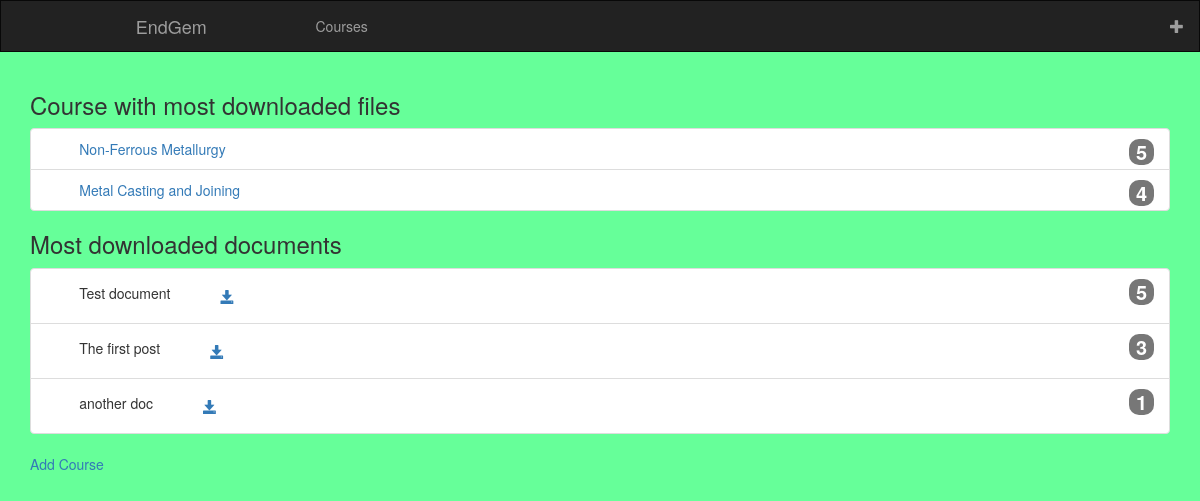
Before: / with the older database file.
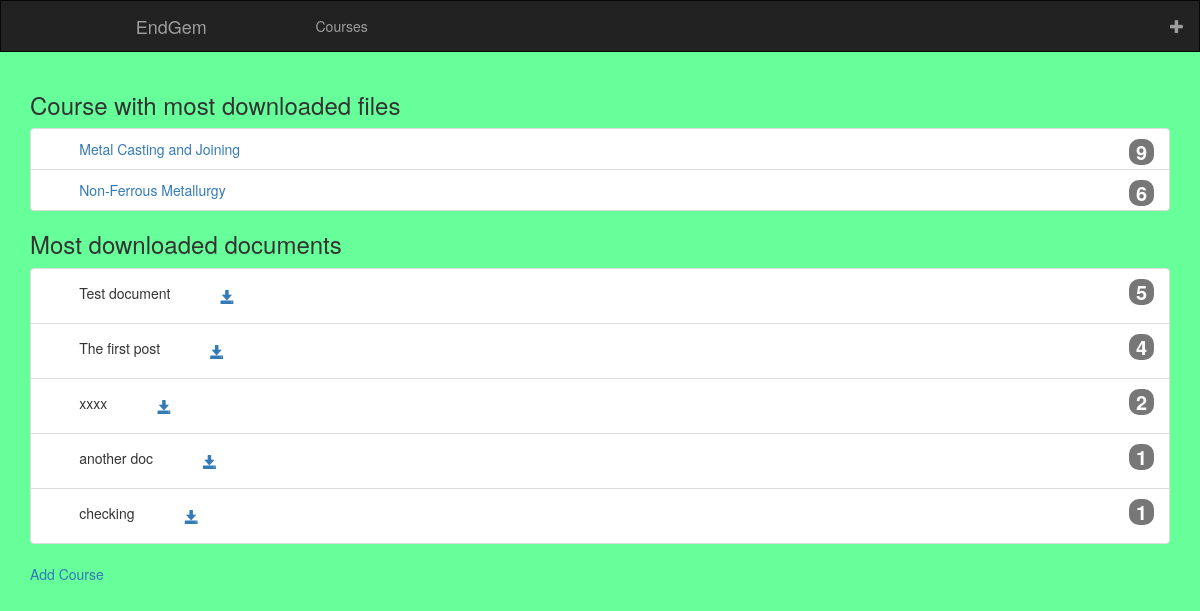
After: the same page with the newer database file.
### course_manager/models.py (models this page shows, shortened)
class Course(models.Model):
	code = models.CharField(max_length=7, unique=True)
	name = models.CharField(max_length=128, unique=True)
	downloads = models.IntegerField(default=0)
	slug = models.SlugField(unique=True)

class Document(models.Model):
	course = models.ForeignKey(Course, on_delete=models.CASCADE)
	title = models.CharField(max_length=128, unique=True)
	file = models.FileField(upload_to="files")
	downloads = models.IntegerField(default=0)

### course_manager/views.py (the view)
# urls.py: path('', views.index, name="index"),
def index(request):
	course_list = Course.objects.order_by('-downloads')[:5]
	document_list = Document.objects.order_by('-downloads')[:5]
	context = { 'courses': course_list, 'documents': document_list }
	return render (request, 'course_manager/index.html', context=context)

### templates/course_manager/index.html (shortened to what this page needs)
{% extends 'course_manager/base.html' %}
{% block content %}
	{% if courses %}
	<h3>Course with most downloaded files</h3>
	<ul class="list-group">
		{% for course in courses %}
			<li class="list-group-item d-flex justify-content-between align-items-center">
		      <a class="course-name" href="/{{ course.slug }}">{{ course.name }}</a>
		      <span class="badge badge-primary badge-pill">{{ course.downloads }}</span>
		    </li>
		{% endfor %}
	</ul>
	{% else %}
		<strong>There are no categories present</strong>
	{% endif %}
	{% if documents %}
	<h3>Most downloaded documents</h3>
	<ul class="list-group">
		{% for document in documents %}
			<li class="list-group-item d-flex justify-content-between align-items-center">
		      	<p class="doc-name" style="display: inline;">{{ document.title }}</p>
		      	<span class="badge badge-primary badge-pill download_count">{{ document.downloads }}</span>
			   	<a class="downloads glyphicon glyphicon-save btn btn-dark" target="_blank" href="{{ document.title }}/download"></a>
		    </li>
		{% endfor %}
	</ul>
	{% else %}
		<strong>There are no documents present</strong>
	{% endif %}
	<div>
		<a href="/add_course">Add Course</a>
	</div>
{% endblock %}

Changed rows visible on the page:
changed Course "Metal Casting and Joining": downloads "4" → "9"; moves up the list
changed Course "Non-Ferrous Metallurgy": downloads "5" → "6"
changed Document "The first post": downloads "3" → "4"
added Document: title "xxxx", downloads "2"
added Document: title "checking", downloads "1"
